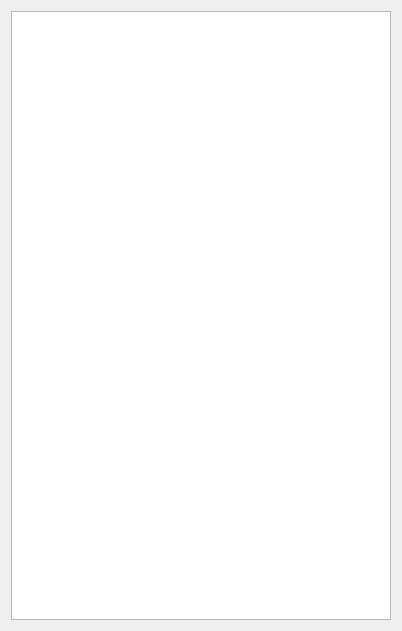
<?xml version="1.0" encoding="UTF-8"?>
<ui version="4.0">
 <class>Form</class>
 <widget class="QWidget" name="Form">
  <property name="geometry">
   <rect>
    <x>0</x>
    <y>0</y>
    <width>402</width>
    <height>631</height>
   </rect>
  </property>
  <property name="windowTitle">
   <string>Proximities</string>
  </property>
  <layout class="QGridLayout" name="gridLayout">
   <item row="0" column="0">
    <widget class="QTableWidget" name="tableWidgetProximities"/>
   </item>
  </layout>
 </widget>
 <resources/>
 <connections/>
</ui>
